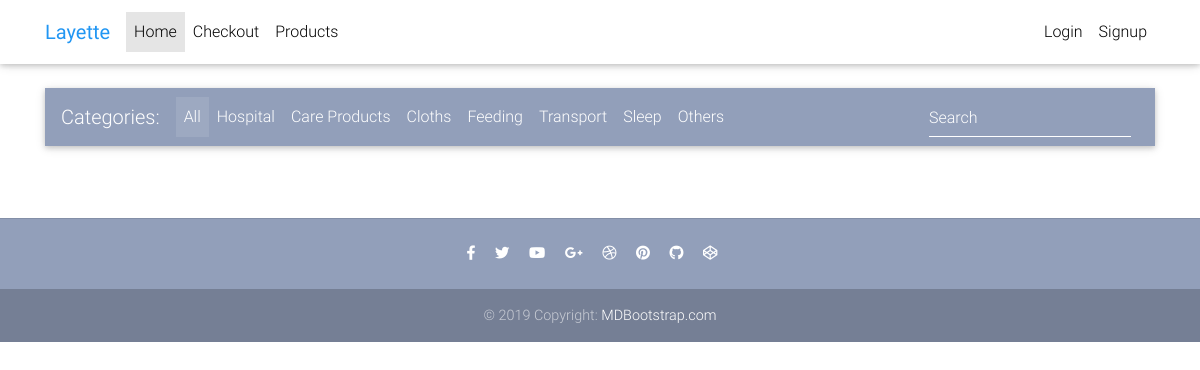
The app's page /?category=C, older data.
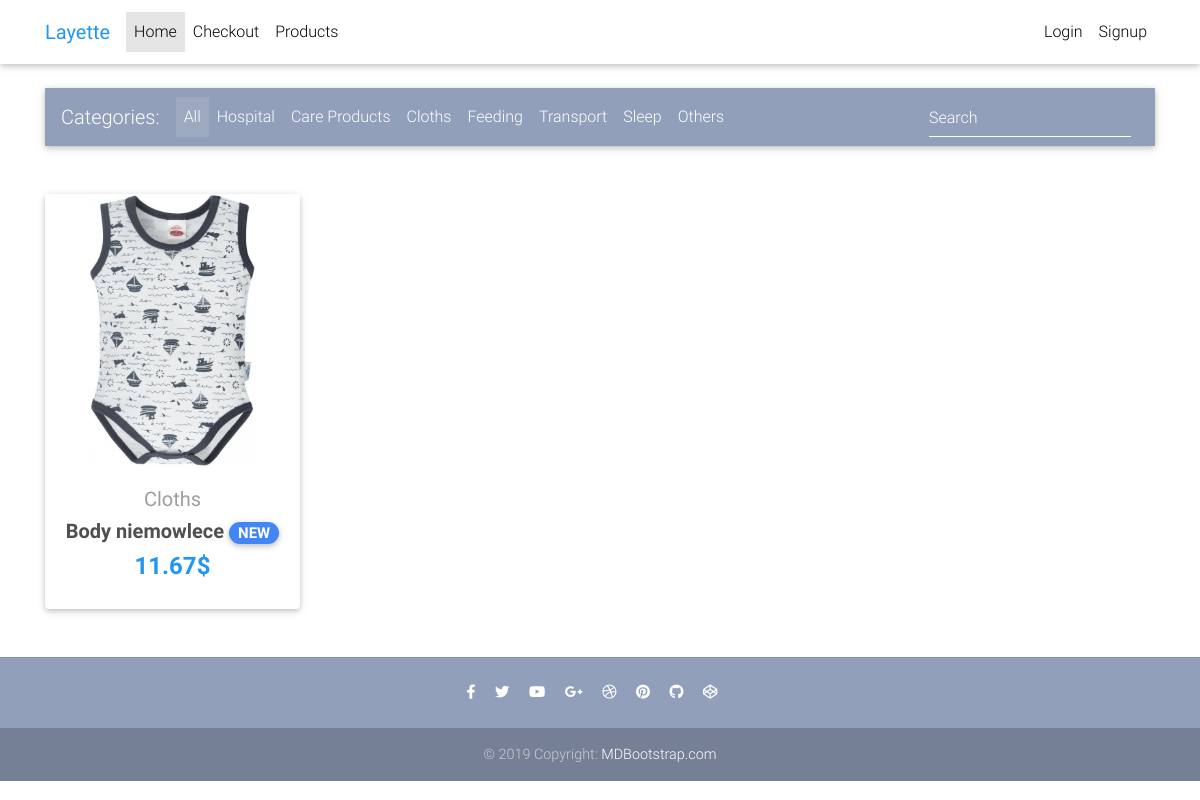
The same page, newer data.
### shop_app/models.py (models this page shows, shortened)
class Item(models.Model):
    title = models.CharField(_('Title'), max_length=100)
    price = models.FloatField(_('Price'),)
    discount_price = models.FloatField(_('Discount price'),blank=True, null=True)
    category = models.CharField(_('Category'),choices=CATEGORY_CHOICES, max_length=2)
    label = models.CharField(_('Label'), choices=LABEL_CHOICES, max_length=1)
    slug = models.SlugField()
    description = models.TextField(_('Description'),)
    image = models.ImageField(_('Image'),)
    def get_absolute_url(self):
        return reverse("shop_app:product", kwargs={
            'slug': self.slug
        })

### shop_app/views.py (the view)
# urls.py: path('', HomeView.as_view(), name='home'),
class HomeView(ListView):
    model = Item
    paginate_by = 4
    template_name = "home.html"
    def get_queryset(self, *args, **kwargs):
        queryset = Item.objects.all()
        category = self.request.GET.get("category")
        if category:
            queryset = Item.objects.all().filter(category=category)
        return queryset

### templates/home.html (shortened to what this page needs)
{% extends 'base.html' %}
{% block content %}
<body>
  <main>
    <div class="container">
      <nav class="navbar navbar-expand-lg navbar-dark mdb-color lighten-3 mt-3 mb-5">
        <span class="navbar-brand">Categories:</span>
        <div class="collapse navbar-collapse" id="basicExampleNav">
          <ul class="navbar-nav mr-auto">
            <li class="nav-item active">
              <a class="nav-link" href="{% url 'shop_app:home'%}">All
              </a>
            </li>
            <li class="nav-item">
              <a class="nav-link" name="category" href="{% url 'shop_app:home'%}?category=H" >Hospital</a>
            </li>
            <li class="nav-item">
              <a class="nav-link" name="category" href="{% url 'shop_app:home'%}?category=CP">Care Products</a>
            </li>
            <li class="nav-item">
              <a class="nav-link" name="category" href="{% url 'shop_app:home'%}?category=C">Cloths</a>
            </li>
            <li class="nav-item">
              <a class="nav-link" name="category" href="{% url 'shop_app:home'%}?category=F">Feeding</a>
            </li>
            <li class="nav-item">
              <a class="nav-link" name="category" href="{% url 'shop_app:home'%}?category=T">Transport</a>
            </li>
            <li class="nav-item">
              <a class="nav-link" name="category" href="{% url 'shop_app:home'%}?category=S">Sleep</a>
            </li>
            <li class="nav-item">
              <a class="nav-link" name="category" href="{% url 'shop_app:home'%}?category=O">Others</a>
            </li>
          </ul>
          <form class="form-inline">
            <div class="md-form my-0">
              <input class="form-control mr-sm-2" type="text" placeholder="Search" aria-label="Search">
            </div>
          </form>
        </div>
      </nav>
      <section class="text-center mb-4">
        <div class="row wow fadeIn">
          {% for item in object_list %}
          <div class="col-lg-3 col-md-6 mb-4">
            <div class="card">
              <div class="view overlay">
                <img src="{{ item.image.url }}" class="card-img-top">
              </div>
              <div class="card-body text-center">
                <a href="" class="grey-text">
                  <h5>{{ item.get_category_display }}</h5>
                </a>
                <h5>
                  <strong>
                    <a href="{{ item.get_absolute_url }}" class="dark-grey-text">{{ item.title }}
                      <span class="badge badge-pill {{ item.get_label_display }}-color">NEW</span>
                    </a>
                  </strong>
                </h5>
                <h4 class="font-weight-bold blue-text">
                  <strong>
                    {% if item.discount_price %}
                    <del>{{ item.price }}$</del>
                    {{ item.discount_price }}$
                    {% else %}
                    {{ item.price }}$
                    {% endif %}
                  </strong>
                </h4>
              </div>
            </div>
          </div>
          {% endfor %}
        </div>
      </section>
    </div>
  </main>
</body>
{% endblock content %}

Row changes from the older to the newer data that the page shows:
added Item: image (picture), category "Cloths", title "Body niemowlece", price "11.67"
